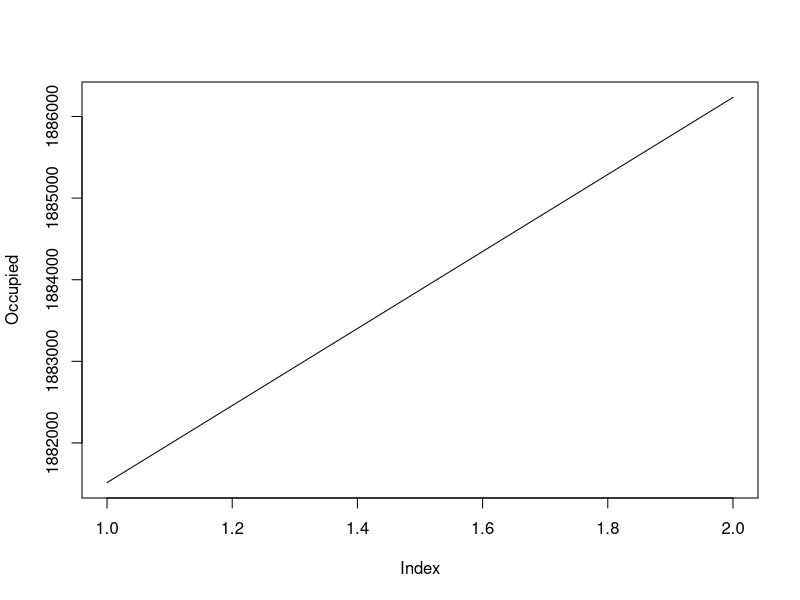
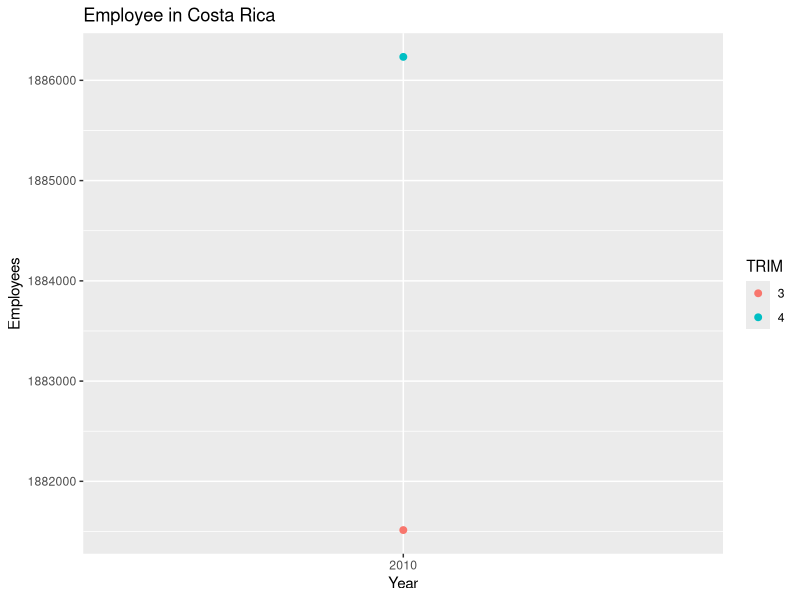

Write R code to recreate these figures, in order.
## ---- chunk 1
knitr::opts_chunk$set(echo = TRUE)
## ---- chunk 2
suppressWarnings(suppressMessages(library(dplyr)))
suppressWarnings(suppressMessages(library(tidyr)))
## ---- chunk 3
job <- data.frame(read.csv("Empleo_Trim_CR.csv",sep=";"))
head(job ,n=15)[,1:3]
## ---- chunk 4
countColumns<-dim(job)[2] #Count columns
## ---- chunk 5
job<-gather(data = job, key = "TRIM", value = "Employees", 2:countColumns)
head(job,n=15)
## ---- chunk 6
job$TRIM<-gsub(job$TRIM,pattern = "trimestre.",replacement = "")
job
## ---- chunk 7
job$Rubro<-gsub(job$Rubro,pattern = "Total de ocupados",replacement = "Occupied")

job$Rubro<-gsub(job$Rubro,pattern = "Auxiliar familiar no remunerado",replacement = "Aux. Familiar")
job
## ---- chunk 8
job2<-separate(data = job,col = "TRIM",into = c("TRIM","Year"))
job2
## ---- chunk 9
job2<-job2 %>% mutate(TR_AN= paste(TRIM,"-",Year))
job2
## ---- chunk 10
Occup<-job2 %>% filter(Rubro=="Occupied")
Occup
## ---- chunk 11
plot(x=Occup$Employees,ylab = "Occupied",type = "l")
## ---- chunk 12
suppressWarnings(suppressMessages(library(ggplot2)))

ggplot(Occup, aes(y=Employees, x=Year, col=TRIM)) + 
  geom_point(size=2) + 
  ggtitle("Employee in Costa Rica")
## ---- chunk 13
#this function delete the columns use it to create the new one.
job4<-job2 %>% unite(col = Rubro2,sep = "-",Rubro,TRIM)
job4
## ---- chunk 14
job5<-data.frame(job2 %>% group_by(Rubro) %>% summarise(Averag_Emp=mean(Employees)))

job5
## ---- chunk 15
job2

# Detele columns
job6<-job2[,-c(2:3)]
job6

## ---- chunk 16
job6<-spread(data = job6,TR_AN,Employees)
job6
